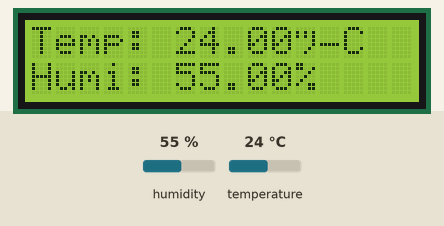
This sketch was run on a simulated ESP8266 (NodeMCU). Parts: 16×2 character LCD. The inputs (shaded band) are chosen by the test bench; at power-on: humidity 55 %, temperature 24 °C.

Above: at 1.2 s.
1.3 s: humidity set to 22 %
At 2.6 s:
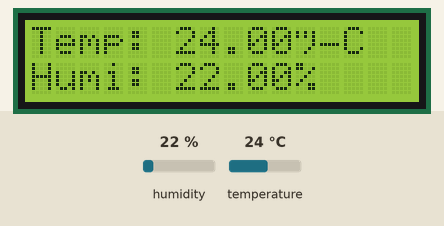
4.0 s: temperature set to 12 °C
At 5.4 s:
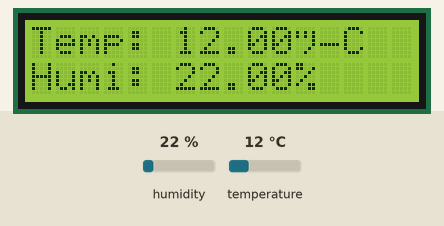
6.7 s: humidity set to 40 %
At 8.5 s:
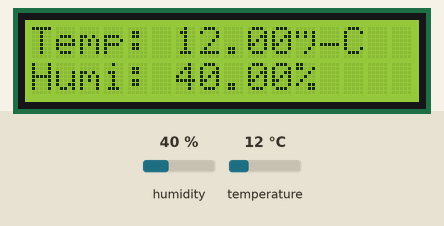
9.7 s: temperature set to 19 °C
At 11.2 s:
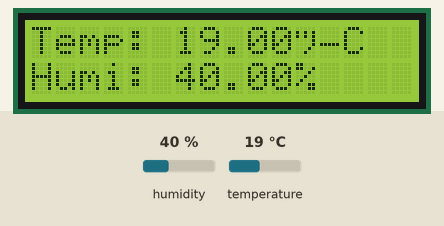
Timing chart, 0 to 12.7 s (numbered marks = the images above; inputs shaded):
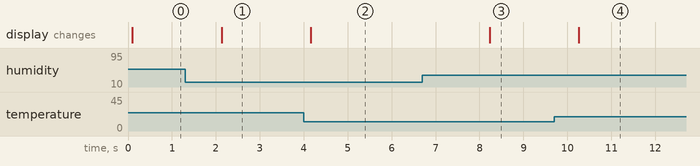

Measured:
- after the input at 1.3 s, the display: changes after 0.83 s (image 1)
- after the input at 4.0 s, the display: changes after 0.16 s (image 2)
- after the input at 6.7 s, the display: changes after 1.5 s (image 3)
- after the input at 9.7 s, the display: changes after 0.56 s (image 4)

The sketch:

Dht21_with_lcd_Nodemcu.ino
```cpp
#include <DHT.h>
#include <LiquidCrystal_I2C.h>
#define DHT_SENSOR_PIN  2 // ESP32 pin GIOP23 connected to DHT11 sensor
#define DHT_SENSOR_TYPE DHT21

LiquidCrystal_I2C lcd(0x27, 16, 2);  // I2C address 0x3F, 16 column and 2 rows
DHT dht_sensor(DHT_SENSOR_PIN, DHT_SENSOR_TYPE);

void setup() {
  dht_sensor.begin(); // initialize the DHT sensor
  lcd.begin();         // initialize the lcd
  lcd.backlight();    // open the backlight
}

void loop() {
  float humi  = dht_sensor.readHumidity();    // read humidity
  float tempC = dht_sensor.readTemperature(); // read temperature

  lcd.clear();
  // check whether the reading is successful or not
  if (isnan(tempC) || isnan(humi)) {
    lcd.setCursor(0, 0);
    lcd.print("Failed");
  } else {
    lcd.setCursor(0, 0);  // display position
    lcd.print("Temp: ");
    lcd.print(tempC);     // display the temperature
    lcd.print("°C");

    lcd.setCursor(0, 1);  // display position
    lcd.print("Humi: ");
    lcd.print(humi);      // display the humidity
    lcd.print("%");
  }

  // wait a 2 seconds between readings
  delay(2000);
}
```
